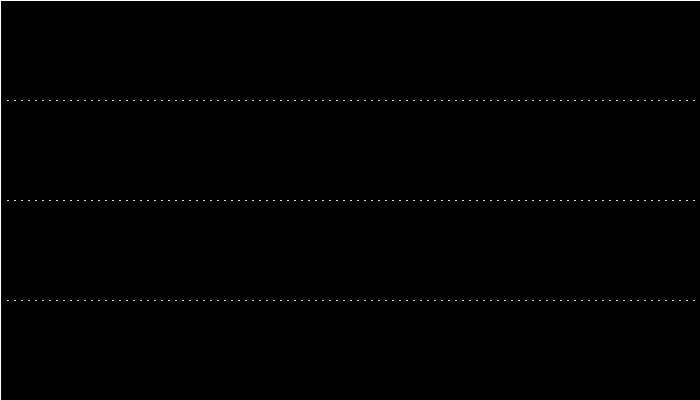
Frame 1 (no input)
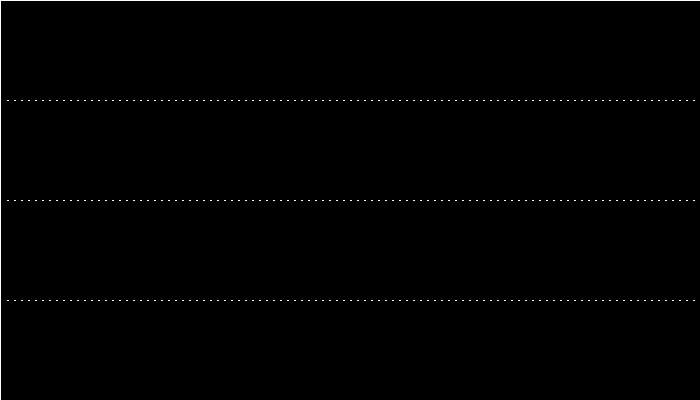
Frame 60 (the mouse pressed at the canvas centre just before this capture)
Frame 120 (the mouse held since frame 60 and released just before this capture): identical to frame 60, image omitted

The Processing sketch that drew these frames (run headless with seeded random() and noise(); from frame 60 on, the mouse is pressed at the canvas centre):

// Processing sketch: processing_36083
// ── processing_36083.pde

int noLines = 3;
int noPart = 100;

float a = -0.95;
float speeds[] = { 1,2,1}; 
float restLine[]= { 100,200,300};
float disp[] = { 0,0,0};

boolean mousemoving;

void setup() {
  size(700,400); 
  background(0); 
  stroke(255);
}



void draw() {
  
  ///fades
  fill (0,50);
  rect(0,0,700,400);
  
//// makes them move to the mouse and go back to rest
  if (mousemoving) {
    for (int i = 0; i < noLines; i++) {
      speeds[i] = speeds[i]*a;
      
      if (restLine[i]+disp[i] < mouseY) {
        disp[i] += speeds[i];
      }
      if (restLine[i]+disp[i] > mouseY) {
        disp[i] -= speeds[i];
      }
    }
  }else{
    
     speeds[0] = speeds[0]*a;
     speeds[1] = speeds[1]*a;
     speeds[2] = speeds[2]*a;
    for (int i = 0; i < noLines; i++) {
      if(disp[i] < 0) {
        disp[i] += speeds[i];

      }
      if (disp[i] > 0) {
        disp[i] -= speeds[i];
      }
    }
  }

  // this draws the lines
  
    for (int i = 0; i < noLines; i++) {
     for (int k = 1; k <= noPart; k++){
      //line( (width/noPart)*k, restLine[i]+(disp[i]/700)*mouseX, (width/noPart)*k + 1, restLine[i]+(disp[i]/700)*mouseX);
     float distMousePoint = dist(mouseX, mouseY, width/noPart*k, restLine[i]-(disp[i]/700)*mouseX);
line( (width/noPart)*k, restLine[i]+(disp[i]/700)*distMousePoint , (width/noPart)*k + 1, restLine[i]+(disp[i]/700)*distMousePoint );
  }
   }
  
  //this resets mouse moving 
  if (mousemoving){
     speeds[0] = 1;
     speeds[1] = 1;
     speeds[2] = 1;
  }
  mousemoving = false;
  
}

void mouseMoved() {
  mousemoving = true;
  //changes speeds acording to mouses position
   if (mouseY <= height/ noLines && mouseY >= 0){
     speeds[0] = 2;
     speeds[1] = 1;
     speeds[2] = 0;
   }
   if (mouseY <= (height/ noLines)*2 && mouseY > height/ noLines){
     speeds[0] = 1;
     speeds[1] = 2;
     speeds[2] = 1;
   }
   if (mouseY <= (height/ noLines)*3 && mouseY > (height/ noLines)*2){
     speeds[0] = 0;
     speeds[1] = 1;
     speeds[2] = 2;
   }
}
